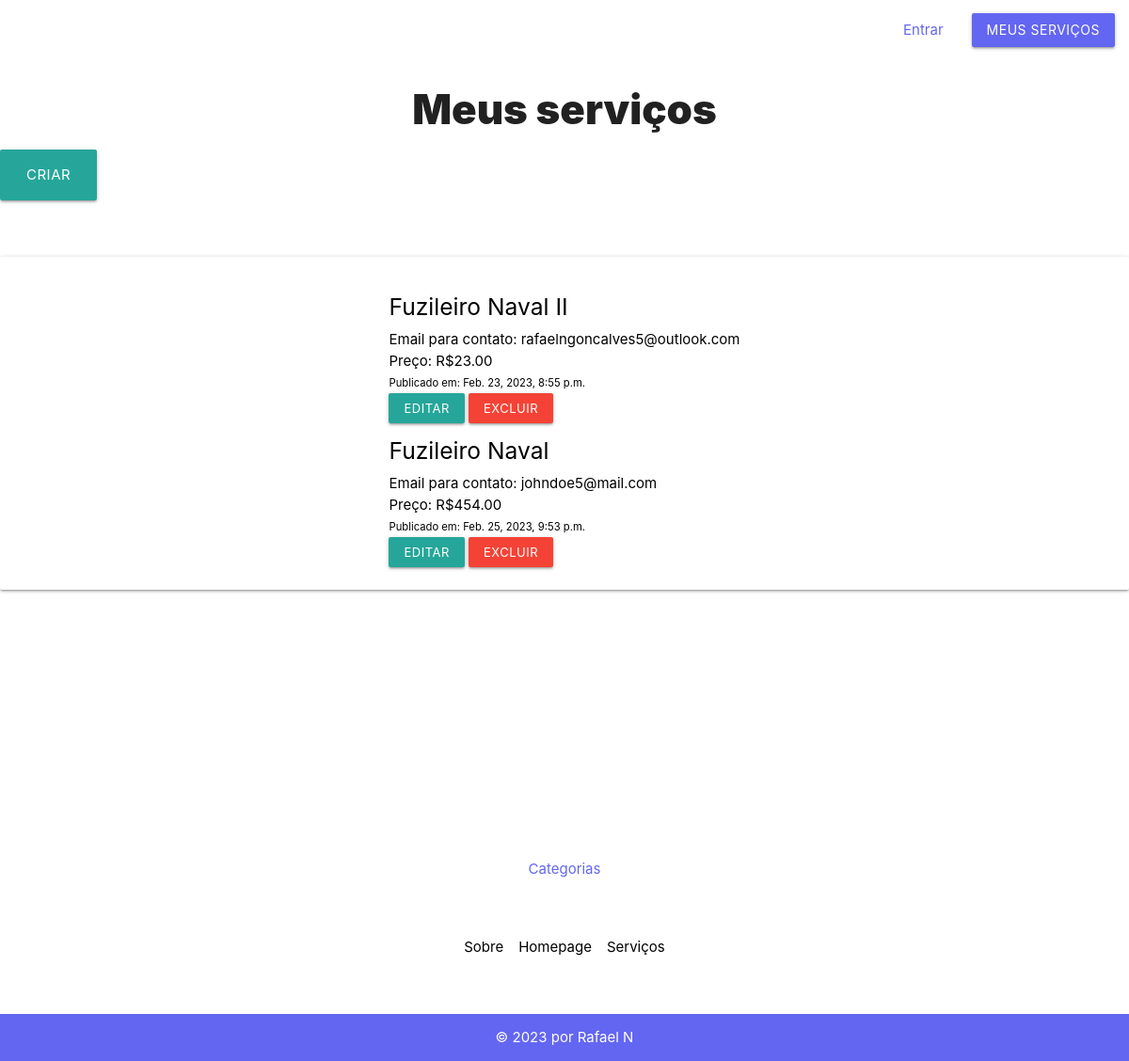
The app's page /servicosapp/servicos/usuario/meus_servicos, older data.
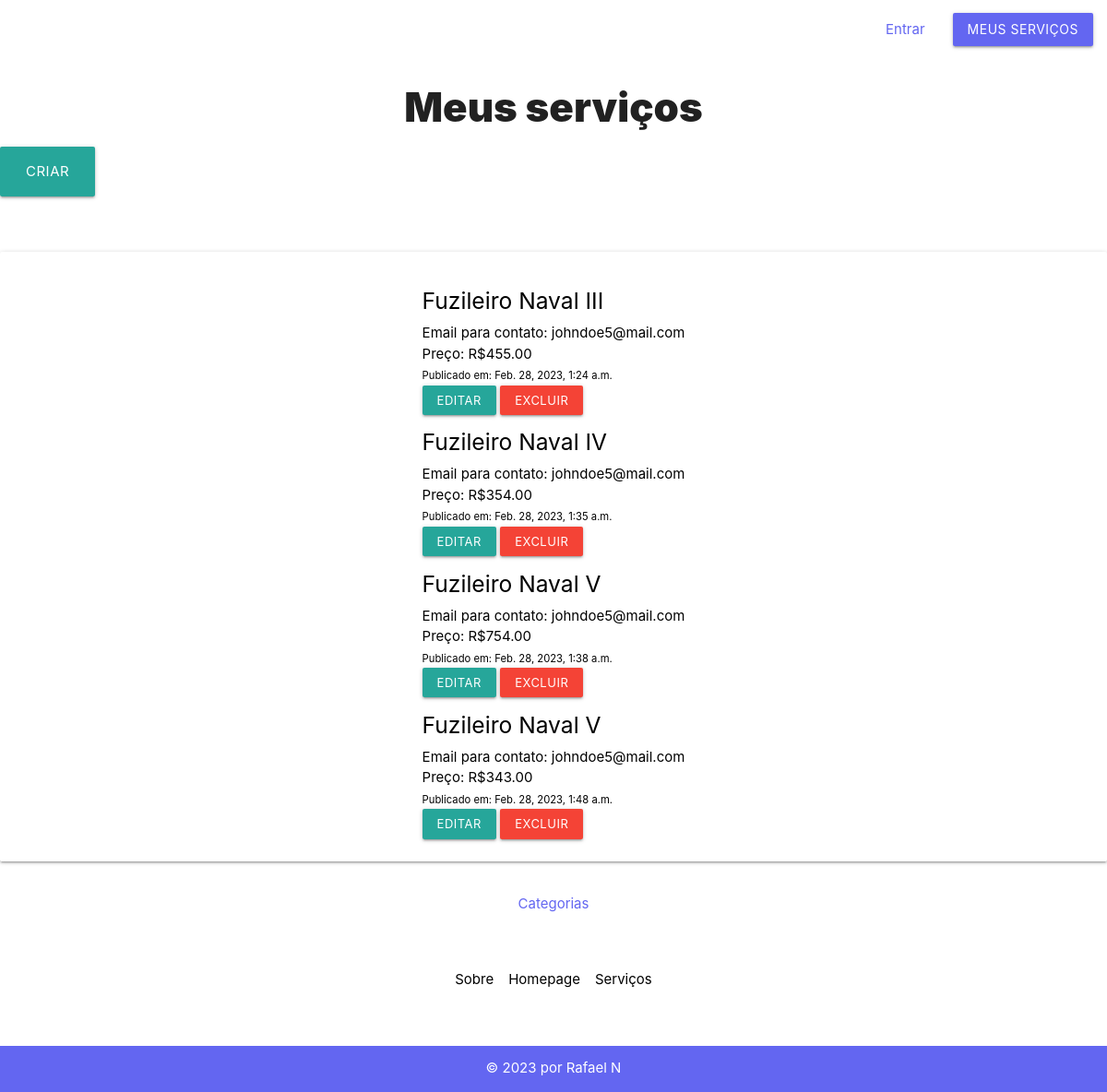
The same page, newer data.
### servicosapp/models.py (models this page shows)
class Servico(models.Model):
    id_servico = models.AutoField(primary_key=True)
    fk_usuario = models.ForeignKey(auth_user, on_delete=models.DO_NOTHING, null=True)
    fk_categoria = models.ForeignKey(Categoria, on_delete=models.CASCADE, null=True)
    titulo = models.CharField(max_length=150, null=False)
    descricao = models.CharField(max_length=150, default=None)
    email = models.CharField(max_length=150, null=False)
    telefone_1 = models.CharField(max_length=50, null=True)
    telefone_2 = models.CharField(max_length=50, null=True)
    preco = models.IntegerField(default=0, null=True)
    data_pub = models.DateTimeField("Data de publicação", default=django.utils.timezone.now, null=True)
    def __str__(self):
        return self.titulo

### servicosapp/views.py (the view)
# urls.py: path('servicos/usuario/meus_servicos', views.meus_servicos, name='meus_servicos'),
def meus_servicos(request):
       current_user = request.user
       meus_servicos = Servico.objects.filter(fk_usuario = current_user.id)
       context = {
            'current_user': current_user,
            'meus_servicos': meus_servicos
       }
       return render(request, 'servicosapp/usuario/meus_servicos.html', context)

### servicosapp/templates/servicosapp/usuario/meus_servicos.html
{% extends 'base.html' %}
{% block content %}
<h3>Meus serviços</h3>
<a class="link-btn waves-effect waves-light btn-large" href="{% url 'servicosapp:criar_servicos' %}">Criar</a>
<div class="card-panel" style="margin-top: 4em;display: flex; justify-content: center; align-items: center;">
    {% if meus_servicos %}
    <ul>
        {% for meu_servico in meus_servicos %}
        <a id="ancora-servicos" href="{% url 'servicosapp:detalhes_servicos' meu_servico.id_servico %}">
            <h5>{{ meu_servico }}</h5>
            <li>Email para contato: {{ meu_servico.email }}</li>
            <li>Preço: R${{ meu_servico.preco }}.00</li>
            <li><small>Publicado em: {{ meu_servico.data_pub }}</small></li>
        </a>
        <a href="/servicosapp/servicos/{{ meu_servico.id_servico }}/editar/"
            class="waves-effect waves-light btn-small">Editar</a>
        <a id="excluir-btn" class="waves-effect waves-light btn-small red" href="/servicosapp/servicos/{{ meu_servico.id_servico }}/excluir/">Excluir</a>
        {% endfor %}
    </ul>
</div>
{% else %}
<p style="text-align: center; margin-top: 4em;">Não há serviços cadastrados!</p>
{% endif %}
{% endblock content %}

Row changes from the older to the newer data that the page shows:
removed Servico: titulo "Fuzileiro Naval II", email "rafaelngoncalves5@outlook.com", preco "23", data_pub "Feb. 23, 2023, 8:55 p.m."
removed Servico: titulo "Fuzileiro Naval", email "johndoe5@mail.com", preco "454", data_pub "Feb. 25, 2023, 9:53 p.m."
added Servico: titulo "Fuzileiro Naval III", email "johndoe5@mail.com", preco "455", data_pub "Feb. 28, 2023, 1:24 a.m."
added Servico: titulo "Fuzileiro Naval IV", email "johndoe5@mail.com", preco "354", data_pub "Feb. 28, 2023, 1:35 a.m."
added Servico: titulo "Fuzileiro Naval V", email "johndoe5@mail.com", preco "754", data_pub "Feb. 28, 2023, 1:38 a.m."
added Servico: titulo "Fuzileiro Naval V", email "johndoe5@mail.com", preco "343", data_pub "Feb. 28, 2023, 1:48 a.m."
